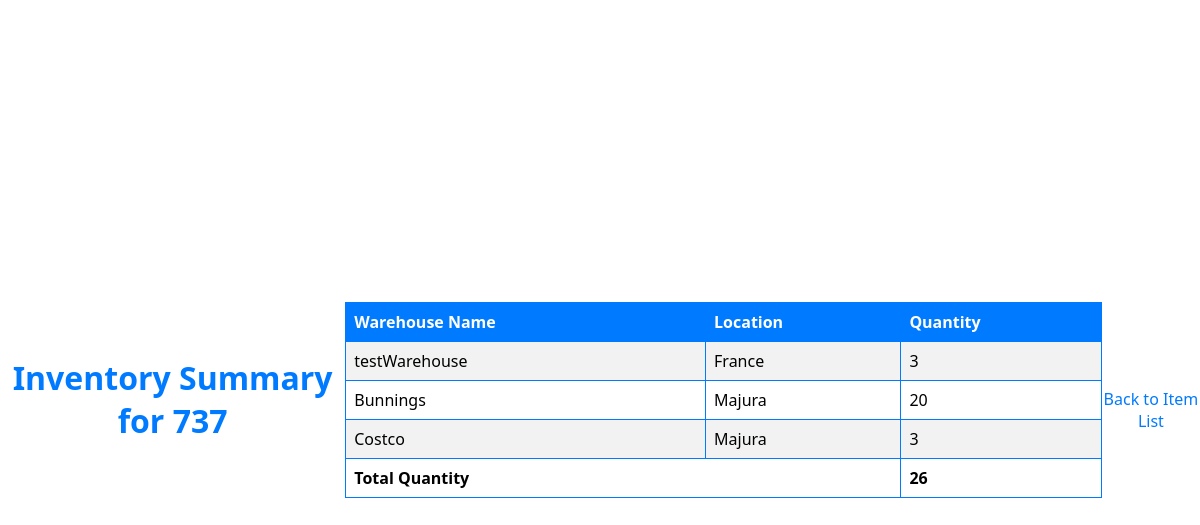
/inventory_summary/1/ (signed in), run on the app's committed database.
### P4SBonjour/bonjour_app/models.py (models this page shows, shortened)
class Item(models.Model):
    item_name = models.CharField(max_length=255)
    description = models.TextField()
    supplier = models.ForeignKey(Supplier, on_delete=models.CASCADE)

class Inventory(models.Model):
    item = models.ForeignKey(Item, on_delete=models.CASCADE)
    warehouse = models.ForeignKey(Warehouse, on_delete=models.CASCADE)
    quantity = models.IntegerField()

class Warehouse(models.Model):
    warehouse_name = models.CharField(max_length=255)
    location = models.TextField()

### P4SBonjour/bonjour_app/views.py (the view)
# urls.py: path('inventory_summary/<int:item_id>/', views.inventory_summary, name='inventory_summary'),
@login_required
def inventory_summary(request, item_id):
    item = get_object_or_404(Item, pk=item_id)
    inventories = Inventory.objects.filter(item=item)
    total_quantity = inventories.aggregate(Sum('quantity'))['quantity__sum'] or 0
    return render(request, 'inventory_summary.html', {
        'item': item,
        'inventories': inventories,
        'total_quantity': total_quantity
    })

### P4SBonjour/bonjour_app/templates/inventory_summary.html (shortened to what this page needs)
<!DOCTYPE html>
<html lang="en">
<head>
</head>
<body>
    <h1>Inventory Summary for {{ item.item_name }}</h1>
    <table>
        <tr>
            <th>Warehouse Name</th>
            <th>Location</th>
            <th>Quantity</th>
        </tr>
        {% for inventory in inventories %}
        <tr>
            <td>{{ inventory.warehouse.warehouse_name }}</td>
            <td>{{ inventory.warehouse.location }}</td>
            <td>{{ inventory.quantity }}</td>
        </tr>
        {% endfor %}
        <tr>
            <td colspan="2"><strong>Total Quantity</strong></td>
            <td><strong>{{ total_quantity }}</strong></td>
        </tr>
    </table>
    <a href="{% url 'item_list' %}">Back to Item List</a>
</body>
</html>

### P4SBonjour/bonjour_app/templates/inventory_summary.html (style rules this page uses)
body { font-family: 'Segoe UI', Tahoma, Geneva, Verdana, sans-serif; background-color: #ffffff; margin: 0; padding: 0; display: flex; justify-content: center; align-items: center; height: 100vh; }
h1 { color: #007bff; text-align: center; margin-top: 20px; }
table { width: 80%; margin: 20px auto; border-collapse: collapse; }
th, td { border: 1px solid #007bff; padding: 8px; text-align: left; }
th { background-color: #007bff; color: #ffffff; }
tr:nth-child(even) { background-color: #f2f2f2; }
a { color: #007bff; text-decoration: none; font-size: 16px; display: block; text-align: center; margin-top: 20px; }

### data on the page
Item: item_name "737"
Inventory: warehouse.warehouse_name "testWarehouse", warehouse.location "France", quantity "3"
Inventory: warehouse.warehouse_name "Bunnings", warehouse.location "Majura", quantity "20"
Inventory: warehouse.warehouse_name "Costco", warehouse.location "Majura", quantity "3"

### other printed values
{{ total_quantity }} "26"
